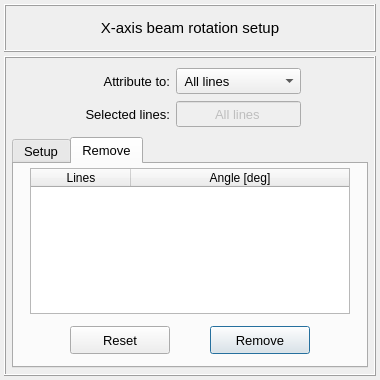
<?xml version="1.0" encoding="UTF-8"?>
<ui version="4.0">
 <class>Dialog</class>
 <widget class="QDialog" name="Dialog">
  <property name="windowModality">
   <enum>Qt::NonModal</enum>
  </property>
  <property name="geometry">
   <rect>
    <x>0</x>
    <y>0</y>
    <width>380</width>
    <height>380</height>
   </rect>
  </property>
  <property name="sizePolicy">
   <sizepolicy hsizetype="Fixed" vsizetype="Fixed">
    <horstretch>0</horstretch>
    <verstretch>0</verstretch>
   </sizepolicy>
  </property>
  <property name="minimumSize">
   <size>
    <width>380</width>
    <height>380</height>
   </size>
  </property>
  <property name="maximumSize">
   <size>
    <width>380</width>
    <height>380</height>
   </size>
  </property>
  <property name="contextMenuPolicy">
   <enum>Qt::DefaultContextMenu</enum>
  </property>
  <property name="windowTitle">
   <string> Set: beam x-axis rotation angle</string>
  </property>
  <property name="whatsThis">
   <string/>
  </property>
  <layout class="QGridLayout" name="gridLayout_2">
   <property name="leftMargin">
    <number>4</number>
   </property>
   <property name="topMargin">
    <number>4</number>
   </property>
   <property name="rightMargin">
    <number>4</number>
   </property>
   <property name="bottomMargin">
    <number>4</number>
   </property>
   <property name="spacing">
    <number>4</number>
   </property>
   <item row="0" column="0">
    <widget class="QFrame" name="frame_title">
     <property name="minimumSize">
      <size>
       <width>0</width>
       <height>48</height>
      </size>
     </property>
     <property name="maximumSize">
      <size>
       <width>16777215</width>
       <height>48</height>
      </size>
     </property>
     <property name="frameShape">
      <enum>QFrame::Box</enum>
     </property>
     <property name="frameShadow">
      <enum>QFrame::Raised</enum>
     </property>
     <property name="lineWidth">
      <number>1</number>
     </property>
     <layout class="QGridLayout" name="gridLayout_6">
      <property name="leftMargin">
       <number>4</number>
      </property>
      <property name="topMargin">
       <number>4</number>
      </property>
      <property name="rightMargin">
       <number>4</number>
      </property>
      <property name="bottomMargin">
       <number>4</number>
      </property>
      <item row="0" column="0" rowspan="2">
       <widget class="QLabel" name="label_title">
        <property name="font">
         <font>
          <pointsize>11</pointsize>
         </font>
        </property>
        <property name="text">
         <string>X-axis beam rotation setup</string>
        </property>
        <property name="textFormat">
         <enum>Qt::AutoText</enum>
        </property>
        <property name="alignment">
         <set>Qt::AlignCenter</set>
        </property>
       </widget>
      </item>
     </layout>
    </widget>
   </item>
   <item row="1" column="0">
    <widget class="QFrame" name="frame_2">
     <property name="sizePolicy">
      <sizepolicy hsizetype="Preferred" vsizetype="Preferred">
       <horstretch>40</horstretch>
       <verstretch>0</verstretch>
      </sizepolicy>
     </property>
     <property name="minimumSize">
      <size>
       <width>0</width>
       <height>0</height>
      </size>
     </property>
     <property name="maximumSize">
      <size>
       <width>460</width>
       <height>600</height>
      </size>
     </property>
     <property name="font">
      <font>
       <pointsize>12</pointsize>
       <italic>true</italic>
      </font>
     </property>
     <property name="frameShape">
      <enum>QFrame::Box</enum>
     </property>
     <property name="frameShadow">
      <enum>QFrame::Raised</enum>
     </property>
     <layout class="QGridLayout" name="gridLayout">
      <property name="leftMargin">
       <number>6</number>
      </property>
      <property name="topMargin">
       <number>6</number>
      </property>
      <property name="rightMargin">
       <number>6</number>
      </property>
      <property name="bottomMargin">
       <number>6</number>
      </property>
      <item row="1" column="0">
       <widget class="QTabWidget" name="tabWidget_xaxis_rotation_angle">
        <property name="minimumSize">
         <size>
          <width>0</width>
          <height>0</height>
         </size>
        </property>
        <property name="maximumSize">
         <size>
          <width>600</width>
          <height>360</height>
         </size>
        </property>
        <property name="font">
         <font>
          <family>MS Shell Dlg 2</family>
          <pointsize>10</pointsize>
          <weight>50</weight>
          <italic>false</italic>
          <bold>false</bold>
         </font>
        </property>
        <property name="currentIndex">
         <number>1</number>
        </property>
        <widget class="QWidget" name="tab_setup">
         <attribute name="title">
          <string>Setup</string>
         </attribute>
         <layout class="QGridLayout" name="gridLayout_5">
          <property name="leftMargin">
           <number>4</number>
          </property>
          <property name="topMargin">
           <number>4</number>
          </property>
          <property name="rightMargin">
           <number>4</number>
          </property>
          <property name="bottomMargin">
           <number>4</number>
          </property>
          <property name="spacing">
           <number>4</number>
          </property>
          <item row="0" column="0" colspan="2">
           <widget class="QFrame" name="frame_8">
            <property name="frameShape">
             <enum>QFrame::NoFrame</enum>
            </property>
            <property name="frameShadow">
             <enum>QFrame::Raised</enum>
            </property>
            <layout class="QGridLayout" name="gridLayout_8">
             <property name="leftMargin">
              <number>4</number>
             </property>
             <property name="topMargin">
              <number>4</number>
             </property>
             <property name="rightMargin">
              <number>4</number>
             </property>
             <property name="bottomMargin">
              <number>4</number>
             </property>
             <property name="horizontalSpacing">
              <number>8</number>
             </property>
             <property name="verticalSpacing">
              <number>6</number>
             </property>
             <item row="0" column="1">
              <widget class="QLabel" name="label_5">
               <property name="minimumSize">
                <size>
                 <width>120</width>
                 <height>30</height>
                </size>
               </property>
               <property name="maximumSize">
                <size>
                 <width>120</width>
                 <height>26</height>
                </size>
               </property>
               <property name="sizeIncrement">
                <size>
                 <width>196</width>
                 <height>26</height>
                </size>
               </property>
               <property name="font">
                <font>
                 <pointsize>10</pointsize>
                </font>
               </property>
               <property name="text">
                <string>Actual angle:</string>
               </property>
               <property name="textFormat">
                <enum>Qt::AutoText</enum>
               </property>
               <property name="alignment">
                <set>Qt::AlignRight|Qt::AlignTrailing|Qt::AlignVCenter</set>
               </property>
              </widget>
             </item>
             <item row="1" column="1">
              <widget class="QLabel" name="label_8">
               <property name="minimumSize">
                <size>
                 <width>120</width>
                 <height>30</height>
                </size>
               </property>
               <property name="maximumSize">
                <size>
                 <width>120</width>
                 <height>26</height>
                </size>
               </property>
               <property name="sizeIncrement">
                <size>
                 <width>196</width>
                 <height>26</height>
                </size>
               </property>
               <property name="font">
                <font>
                 <pointsize>10</pointsize>
                </font>
               </property>
               <property name="text">
                <string>Increment angle:</string>
               </property>
               <property name="textFormat">
                <enum>Qt::AutoText</enum>
               </property>
               <property name="alignment">
                <set>Qt::AlignRight|Qt::AlignTrailing|Qt::AlignVCenter</set>
               </property>
              </widget>
             </item>
             <item row="0" column="3">
              <widget class="QLabel" name="label_6">
               <property name="minimumSize">
                <size>
                 <width>80</width>
                 <height>30</height>
                </size>
               </property>
               <property name="maximumSize">
                <size>
                 <width>80</width>
                 <height>26</height>
                </size>
               </property>
               <property name="sizeIncrement">
                <size>
                 <width>0</width>
                 <height>26</height>
                </size>
               </property>
               <property name="font">
                <font>
                 <pointsize>10</pointsize>
                 <kerning>false</kerning>
                </font>
               </property>
               <property name="text">
                <string>[degrees]</string>
               </property>
               <property name="textFormat">
                <enum>Qt::AutoText</enum>
               </property>
               <property name="alignment">
                <set>Qt::AlignLeading|Qt::AlignLeft|Qt::AlignVCenter</set>
               </property>
              </widget>
             </item>
             <item row="1" column="2">
              <widget class="QLineEdit" name="lineEdit_increment_angle">
               <property name="enabled">
                <bool>true</bool>
               </property>
               <property name="minimumSize">
                <size>
                 <width>80</width>
                 <height>30</height>
                </size>
               </property>
               <property name="maximumSize">
                <size>
                 <width>80</width>
                 <height>26</height>
                </size>
               </property>
               <property name="sizeIncrement">
                <size>
                 <width>0</width>
                 <height>26</height>
                </size>
               </property>
               <property name="font">
                <font>
                 <pointsize>10</pointsize>
                </font>
               </property>
               <property name="focusPolicy">
                <enum>Qt::ClickFocus</enum>
               </property>
               <property name="toolTip">
                <string>Insert an increment value to the rotation angle in degrees.</string>
               </property>
               <property name="styleSheet">
                <string notr="true"/>
               </property>
               <property name="text">
                <string/>
               </property>
               <property name="alignment">
                <set>Qt::AlignCenter</set>
               </property>
              </widget>
             </item>
             <item row="1" column="3">
              <widget class="QLabel" name="label_7">
               <property name="minimumSize">
                <size>
                 <width>80</width>
                 <height>30</height>
                </size>
               </property>
               <property name="maximumSize">
                <size>
                 <width>80</width>
                 <height>26</height>
                </size>
               </property>
               <property name="sizeIncrement">
                <size>
                 <width>0</width>
                 <height>26</height>
                </size>
               </property>
               <property name="font">
                <font>
                 <pointsize>10</pointsize>
                 <kerning>false</kerning>
                </font>
               </property>
               <property name="text">
                <string>[degrees]</string>
               </property>
               <property name="textFormat">
                <enum>Qt::AutoText</enum>
               </property>
               <property name="alignment">
                <set>Qt::AlignLeading|Qt::AlignLeft|Qt::AlignVCenter</set>
               </property>
              </widget>
             </item>
             <item row="0" column="0">
              <spacer name="horizontalSpacer_4">
               <property name="orientation">
                <enum>Qt::Horizontal</enum>
               </property>
               <property name="sizeHint" stdset="0">
                <size>
                 <width>40</width>
                 <height>20</height>
                </size>
               </property>
              </spacer>
             </item>
             <item row="0" column="4">
              <spacer name="horizontalSpacer">
               <property name="orientation">
                <enum>Qt::Horizontal</enum>
               </property>
               <property name="sizeHint" stdset="0">
                <size>
                 <width>40</width>
                 <height>20</height>
                </size>
               </property>
              </spacer>
             </item>
             <item row="0" column="2">
              <widget class="QLineEdit" name="lineEdit_actual_angle">
               <property name="enabled">
                <bool>false</bool>
               </property>
               <property name="minimumSize">
                <size>
                 <width>80</width>
                 <height>30</height>
                </size>
               </property>
               <property name="maximumSize">
                <size>
                 <width>80</width>
                 <height>26</height>
                </size>
               </property>
               <property name="sizeIncrement">
                <size>
                 <width>0</width>
                 <height>26</height>
                </size>
               </property>
               <property name="font">
                <font>
                 <pointsize>10</pointsize>
                </font>
               </property>
               <property name="focusPolicy">
                <enum>Qt::ClickFocus</enum>
               </property>
               <property name="toolTip">
                <string>Actual value of the rotation angle in degrees.</string>
               </property>
               <property name="styleSheet">
                <string notr="true"/>
               </property>
               <property name="text">
                <string/>
               </property>
               <property name="alignment">
                <set>Qt::AlignCenter</set>
               </property>
              </widget>
             </item>
            </layout>
           </widget>
          </item>
          <item row="1" column="0" colspan="2">
           <widget class="QFrame" name="frame_5">
            <property name="maximumSize">
             <size>
              <width>16777215</width>
              <height>48</height>
             </size>
            </property>
            <property name="frameShape">
             <enum>QFrame::NoFrame</enum>
            </property>
            <property name="frameShadow">
             <enum>QFrame::Raised</enum>
            </property>
            <layout class="QGridLayout" name="gridLayout_4">
             <property name="leftMargin">
              <number>0</number>
             </property>
             <property name="topMargin">
              <number>0</number>
             </property>
             <property name="rightMargin">
              <number>0</number>
             </property>
             <property name="bottomMargin">
              <number>0</number>
             </property>
             <property name="spacing">
              <number>0</number>
             </property>
             <item row="0" column="1">
              <widget class="QPushButton" name="pushButton_attribute">
               <property name="minimumSize">
                <size>
                 <width>100</width>
                 <height>28</height>
                </size>
               </property>
               <property name="maximumSize">
                <size>
                 <width>100</width>
                 <height>28</height>
                </size>
               </property>
               <property name="font">
                <font>
                 <pointsize>10</pointsize>
                </font>
               </property>
               <property name="styleSheet">
                <string notr="true"/>
               </property>
               <property name="text">
                <string>Attribute</string>
               </property>
               <property name="autoDefault">
                <bool>false</bool>
               </property>
               <property name="default">
                <bool>true</bool>
               </property>
              </widget>
             </item>
             <item row="0" column="0">
              <widget class="QPushButton" name="pushButton_cancel">
               <property name="minimumSize">
                <size>
                 <width>100</width>
                 <height>28</height>
                </size>
               </property>
               <property name="maximumSize">
                <size>
                 <width>100</width>
                 <height>28</height>
                </size>
               </property>
               <property name="font">
                <font>
                 <pointsize>10</pointsize>
                </font>
               </property>
               <property name="styleSheet">
                <string notr="true"/>
               </property>
               <property name="text">
                <string>Cancel</string>
               </property>
               <property name="autoDefault">
                <bool>false</bool>
               </property>
              </widget>
             </item>
            </layout>
           </widget>
          </item>
         </layout>
        </widget>
        <widget class="QWidget" name="tab_remove">
         <attribute name="title">
          <string>Remove</string>
         </attribute>
         <layout class="QGridLayout" name="gridLayout_3">
          <property name="leftMargin">
           <number>4</number>
          </property>
          <property name="topMargin">
           <number>4</number>
          </property>
          <property name="rightMargin">
           <number>4</number>
          </property>
          <property name="bottomMargin">
           <number>4</number>
          </property>
          <property name="spacing">
           <number>4</number>
          </property>
          <item row="0" column="0">
           <widget class="QTreeWidget" name="treeWidget_xaxis_rotation_angle">
            <property name="minimumSize">
             <size>
              <width>0</width>
              <height>0</height>
             </size>
            </property>
            <property name="maximumSize">
             <size>
              <width>320</width>
              <height>400</height>
             </size>
            </property>
            <property name="font">
             <font>
              <family>MS Shell Dlg 2</family>
              <pointsize>9</pointsize>
              <weight>50</weight>
              <italic>false</italic>
              <bold>false</bold>
             </font>
            </property>
            <property name="indentation">
             <number>0</number>
            </property>
            <column>
             <property name="text">
              <string>Lines</string>
             </property>
             <property name="font">
              <font>
               <family>MS Shell Dlg 2</family>
               <pointsize>9</pointsize>
               <weight>50</weight>
               <italic>false</italic>
               <bold>false</bold>
              </font>
             </property>
             <property name="textAlignment">
              <set>AlignCenter</set>
             </property>
            </column>
            <column>
             <property name="text">
              <string>Angle [deg]</string>
             </property>
             <property name="font">
              <font>
               <family>MS Shell Dlg 2</family>
               <pointsize>9</pointsize>
               <weight>50</weight>
               <italic>false</italic>
               <bold>false</bold>
              </font>
             </property>
             <property name="textAlignment">
              <set>AlignCenter</set>
             </property>
            </column>
           </widget>
          </item>
          <item row="1" column="0">
           <widget class="QFrame" name="frame_7">
            <property name="minimumSize">
             <size>
              <width>0</width>
              <height>44</height>
             </size>
            </property>
            <property name="maximumSize">
             <size>
              <width>16777215</width>
              <height>48</height>
             </size>
            </property>
            <property name="frameShape">
             <enum>QFrame::NoFrame</enum>
            </property>
            <property name="frameShadow">
             <enum>QFrame::Raised</enum>
            </property>
            <layout class="QGridLayout" name="gridLayout_7">
             <property name="leftMargin">
              <number>0</number>
             </property>
             <property name="topMargin">
              <number>0</number>
             </property>
             <property name="rightMargin">
              <number>0</number>
             </property>
             <property name="bottomMargin">
              <number>0</number>
             </property>
             <property name="spacing">
              <number>0</number>
             </property>
             <item row="0" column="1">
              <widget class="QPushButton" name="pushButton_remove">
               <property name="minimumSize">
                <size>
                 <width>100</width>
                 <height>28</height>
                </size>
               </property>
               <property name="maximumSize">
                <size>
                 <width>100</width>
                 <height>28</height>
                </size>
               </property>
               <property name="font">
                <font>
                 <pointsize>10</pointsize>
                </font>
               </property>
               <property name="styleSheet">
                <string notr="true"/>
               </property>
               <property name="text">
                <string>Remove</string>
               </property>
               <property name="autoDefault">
                <bool>false</bool>
               </property>
               <property name="default">
                <bool>true</bool>
               </property>
              </widget>
             </item>
             <item row="0" column="0">
              <widget class="QPushButton" name="pushButton_reset">
               <property name="minimumSize">
                <size>
                 <width>100</width>
                 <height>28</height>
                </size>
               </property>
               <property name="maximumSize">
                <size>
                 <width>100</width>
                 <height>28</height>
                </size>
               </property>
               <property name="font">
                <font>
                 <pointsize>10</pointsize>
                </font>
               </property>
               <property name="styleSheet">
                <string notr="true"/>
               </property>
               <property name="text">
                <string>Reset</string>
               </property>
               <property name="autoDefault">
                <bool>false</bool>
               </property>
              </widget>
             </item>
            </layout>
           </widget>
          </item>
         </layout>
        </widget>
       </widget>
      </item>
      <item row="0" column="0">
       <widget class="QFrame" name="frame_attribution_controls">
        <property name="frameShape">
         <enum>QFrame::NoFrame</enum>
        </property>
        <property name="frameShadow">
         <enum>QFrame::Raised</enum>
        </property>
        <layout class="QGridLayout" name="gridLayout_9">
         <property name="leftMargin">
          <number>4</number>
         </property>
         <property name="topMargin">
          <number>4</number>
         </property>
         <property name="rightMargin">
          <number>4</number>
         </property>
         <property name="bottomMargin">
          <number>4</number>
         </property>
         <property name="verticalSpacing">
          <number>7</number>
         </property>
         <item row="1" column="2">
          <widget class="QLineEdit" name="lineEdit_selected_id">
           <property name="enabled">
            <bool>false</bool>
           </property>
           <property name="minimumSize">
            <size>
             <width>0</width>
             <height>26</height>
            </size>
           </property>
           <property name="maximumSize">
            <size>
             <width>16777215</width>
             <height>26</height>
            </size>
           </property>
           <property name="font">
            <font>
             <pointsize>10</pointsize>
             <weight>50</weight>
             <italic>false</italic>
             <bold>false</bold>
             <kerning>false</kerning>
            </font>
           </property>
           <property name="focusPolicy">
            <enum>Qt::ClickFocus</enum>
           </property>
           <property name="styleSheet">
            <string notr="true"/>
           </property>
           <property name="text">
            <string>All lines</string>
           </property>
           <property name="alignment">
            <set>Qt::AlignCenter</set>
           </property>
          </widget>
         </item>
         <item row="1" column="0">
          <spacer name="horizontalSpacer_2">
           <property name="orientation">
            <enum>Qt::Horizontal</enum>
           </property>
           <property name="sizeHint" stdset="0">
            <size>
             <width>40</width>
             <height>20</height>
            </size>
           </property>
          </spacer>
         </item>
         <item row="0" column="2">
          <widget class="QComboBox" name="comboBox_selection">
           <property name="minimumSize">
            <size>
             <width>0</width>
             <height>26</height>
            </size>
           </property>
           <property name="maximumSize">
            <size>
             <width>16777215</width>
             <height>26</height>
            </size>
           </property>
           <property name="font">
            <font>
             <pointsize>10</pointsize>
             <weight>50</weight>
             <italic>false</italic>
             <bold>false</bold>
             <kerning>false</kerning>
            </font>
           </property>
           <item>
            <property name="text">
             <string> All lines</string>
            </property>
           </item>
           <item>
            <property name="text">
             <string> Selected lines</string>
            </property>
           </item>
          </widget>
         </item>
         <item row="0" column="1">
          <widget class="QLabel" name="label_attribute_to">
           <property name="minimumSize">
            <size>
             <width>90</width>
             <height>26</height>
            </size>
           </property>
           <property name="maximumSize">
            <size>
             <width>100</width>
             <height>26</height>
            </size>
           </property>
           <property name="font">
            <font>
             <pointsize>10</pointsize>
             <weight>50</weight>
             <italic>false</italic>
             <bold>false</bold>
             <kerning>false</kerning>
            </font>
           </property>
           <property name="text">
            <string>Attribute to:</string>
           </property>
           <property name="alignment">
            <set>Qt::AlignRight|Qt::AlignTrailing|Qt::AlignVCenter</set>
           </property>
          </widget>
         </item>
         <item row="1" column="1">
          <widget class="QLabel" name="label_selected_id">
           <property name="minimumSize">
            <size>
             <width>90</width>
             <height>26</height>
            </size>
           </property>
           <property name="maximumSize">
            <size>
             <width>100</width>
             <height>26</height>
            </size>
           </property>
           <property name="font">
            <font>
             <pointsize>10</pointsize>
             <weight>50</weight>
             <italic>false</italic>
             <bold>false</bold>
             <kerning>false</kerning>
            </font>
           </property>
           <property name="text">
            <string>Selected lines:</string>
           </property>
           <property name="alignment">
            <set>Qt::AlignRight|Qt::AlignTrailing|Qt::AlignVCenter</set>
           </property>
          </widget>
         </item>
         <item row="1" column="5">
          <spacer name="horizontalSpacer_3">
           <property name="orientation">
            <enum>Qt::Horizontal</enum>
           </property>
           <property name="sizeHint" stdset="0">
            <size>
             <width>40</width>
             <height>20</height>
            </size>
           </property>
          </spacer>
         </item>
        </layout>
       </widget>
      </item>
     </layout>
    </widget>
   </item>
  </layout>
 </widget>
 <tabstops>
  <tabstop>comboBox_selection</tabstop>
  <tabstop>tabWidget_xaxis_rotation_angle</tabstop>
  <tabstop>pushButton_cancel</tabstop>
  <tabstop>pushButton_attribute</tabstop>
  <tabstop>treeWidget_xaxis_rotation_angle</tabstop>
  <tabstop>pushButton_reset</tabstop>
  <tabstop>pushButton_remove</tabstop>
 </tabstops>
 <resources/>
 <connections/>
</ui>
